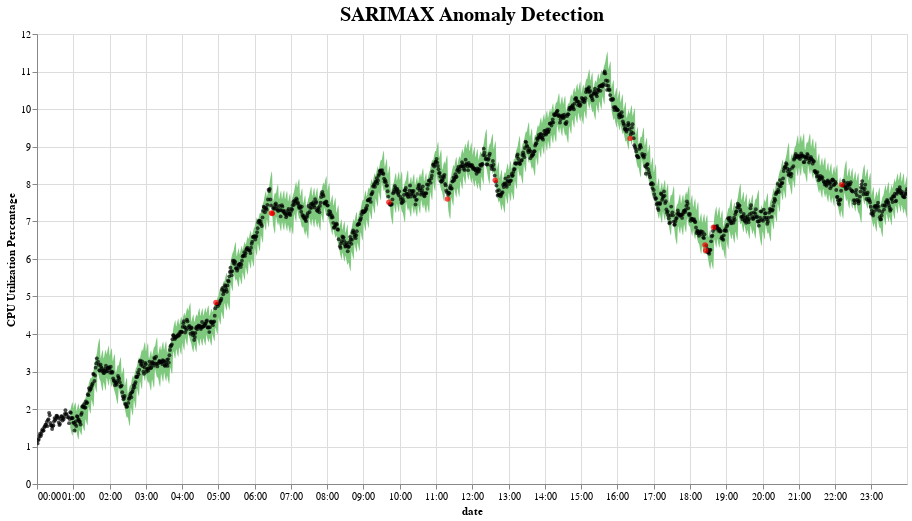

Notebook cell for this chart:
### Code cell
## plot SARIMAX

tf1 = pd.DataFrame({"ds" : mydf.index, "yhat" : fcall, "yhat_lower" : lowerall, "yhat_upper" : upperall, "fact" : mydf})
detected_anomalies = detect_anomalies(tf1)
plot_anomalies(detected_anomalies, mytitle="SARIMAX Anomaly Detection")

### Figure 1 — Vega-Lite specification as saved in the notebook (floating-point values rounded to 4 significant figures; data arrays with more than 128 entries replaced by an {"elided": "..."} marker saying what was removed)
{"config": {"view": {"continuousWidth": 400, "continuousHeight": 300}, "title": {"fontSize": 20}}, "layer": [{"data": {"name": "data-117cd9359370c6ea9344baafbe26ab87"}, "mark": {"type": "area", "color": "#7FC97F", "interpolate": "basis"}, "encoding": {"tooltip": [{"type": "temporal", "field": "ds"}, {"type": "quantitative", "field": "fact"}, {"type": "quantitative", "field": "yhat_lower"}, {"type": "quantitative", "field": "yhat_upper"}], "x": {"type": "temporal", "axis": {"format": "%H:%M"}, "field": "ds", "title": "date"}, "y": {"type": "quantitative", "field": "yhat_upper"}, "y2": {"field": "yhat_lower"}}, "selection": {"selector019": {"type": "interval", "bind": "scales", "encodings": ["x", "y"]}}, "title": "SARIMAX Anomaly Detection"}, {"data": {"name": "data-a4cdb69cb061d4522db309b74e93ce10"}, "mark": {"type": "circle", "color": "Black", "opacity": 0.7, "size": 15}, "encoding": {"tooltip": [{"type": "temporal", "field": "ds"}, {"type": "quantitative", "field": "fact"}, {"type": "quantitative", "field": "yhat_lower"}, {"type": "quantitative", "field": "yhat_upper"}], "x": {"type": "temporal", "field": "ds"}, "y": {"type": "quantitative", "field": "fact", "title": "CPU Utilization Percentage"}}, "selection": {"selector020": {"type": "interval", "bind": "scales", "encodings": ["x", "y"]}}}, {"data": {"name": "data-6901ae1c11c8ca95bc6f676e09993d85"}, "mark": {"type": "circle", "color": "Red", "size": 30}, "encoding": {"tooltip": [{"type": "temporal", "field": "ds"}, {"type": "quantitative", "field": "fact"}, {"type": "quantitative", "field": "yhat_lower"}, {"type": "quantitative", "field": "yhat_upper"}], "x": {"type": "temporal", "field": "ds"}, "y": {"type": "quantitative", "field": "fact", "title": "CPU Utilization Percentage"}}, "selection": {"selector021": {"type": "interval", "bind": "scales", "encodings": ["x", "y"]}}}], "height": 450, "width": 870, "$schema": "https://vega.github.io/schema/vega-lite/v4.8.1.json", "datasets": {"data-117cd9359370c6ea9344baafbe26ab87": {"elided": "1440 records"}, "data-a4cdb69cb061d4522db309b74e93ce10": {"elided": "1429 records"}, "data-6901ae1c11c8ca95bc6f676e09993d85": [{"ds": "2021-08-23T04:56:00", "yhat": 4.474, "yhat_lower": 4.132, "yhat_upper": 4.816, "fact": 4.84, "anomaly": 1}, {"ds": "2021-08-23T06:28:00", "yhat": 7.811, "yhat_lower": 7.303, "yhat_upper": 8.319, "fact": 7.226, "anomaly": 1}, {"ds": "2021-08-23T06:29:00", "yhat": 7.816, "yhat_lower": 7.249, "yhat_upper": 8.383, "fact": 7.215, "anomaly": 1}, {"ds": "2021-08-23T09:42:00", "yhat": 7.964, "yhat_lower": 7.524, "yhat_upper": 8.403, "fact": 7.514, "anomaly": 1}, {"ds": "2021-08-23T11:19:00", "yhat": 8.248, "yhat_lower": 7.671, "yhat_upper": 8.824, "fact": 7.603, "anomaly": 1}, {"ds": "2021-08-23T12:38:00", "yhat": 8.617, "yhat_lower": 8.106, "yhat_upper": 9.129, "fact": 8.099, "anomaly": 1}, {"ds": "2021-08-23T16:21:00", "yhat": 9.577, "yhat_lower": 9.222, "yhat_upper": 9.932, "fact": 9.216, "anomaly": 1}, {"ds": "2021-08-23T18:25:00", "yhat": 6.668, "yhat_lower": 6.418, "yhat_upper": 6.918, "fact": 6.375, "anomaly": 1}, {"ds": "2021-08-23T18:26:00", "yhat": 6.66, "yhat_lower": 6.302, "yhat_upper": 7.017, "fact": 6.229, "anomaly": 1}, {"ds": "2021-08-23T18:39:00", "yhat": 6.241, "yhat_lower": 5.675, "yhat_upper": 6.808, "fact": 6.845, "anomaly": 1}, {"ds": "2021-08-23T22:11:00", "yhat": 7.592, "yhat_lower": 7.232, "yhat_upper": 7.952, "fact": 7.983, "anomaly": 1}]}}
